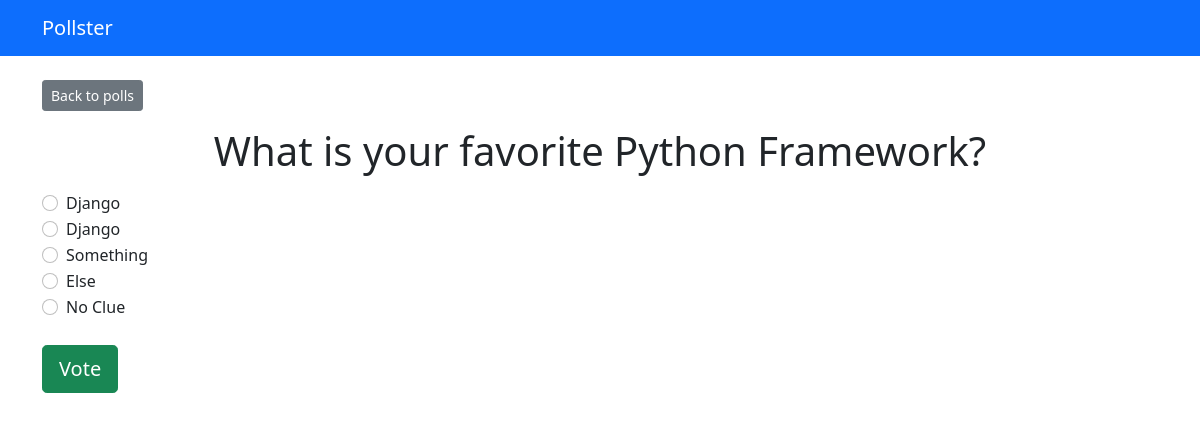
The page /polls/1/ on the database its author committed.
### polls/models.py (models this page shows, shortened)
class Question(models.Model):
    question_text = models.CharField(max_length=200)
    pub_date = models.DateTimeField('date published')

class Choice(models.Model):
    question = models.ForeignKey(Question, on_delete=models.CASCADE)
    choice_text = models.CharField(max_length=200)
    votes = models.IntegerField(default=0)

### polls/views.py (the view)
# urls.py: path('<int:question_id>/', views.detail, name='detail'),
def detail(request, question_id):
    try:
        question = Question.objects.get(pk=question_id)
    except Question.DoesNotExist:
        raise Http404("Question does not exist wtf")
    return render(request, 'polls/detail.html', { 'question': question })

### templates/polls/detail.html (shortened to what this page needs)
{% extends 'base.html' %}
{% block content %}
<a class="btn btn-secondary btn-sm mb-3" href="{% url 'polls:index' %}"
  >Back to polls</a>
<h1 class="text-center mb-3">{{ question.question_text }}</h1>
<form action="{% url 'polls:vote' question.id %}" method="post">
  {% for choice in question.choice_set.all %}
  <div class="form-check">
    <input
      type="radio"
      name="choice"
      class="form-check-input"
      id="choice{{ forloop.counter }}"
      value="{{ choice.id }}"
    />
    <label for="choice{{ forloop.counter }}"> {{ choice.choice_text }}</label>
  </div>
  {% endfor %}
  <input
    type="submit"
    value="Vote"
    class="btn btn-success btn-lg btn-block mt-4"
  />
</form>
{% endblock %}

### rows shown on the page
Question: question_text "What is your favorite Python Framework?"
Choice: choice_text "Django"
Choice: choice_text "Django"
Choice: choice_text "Something"
Choice: choice_text "Else"
Choice: choice_text "No Clue"
